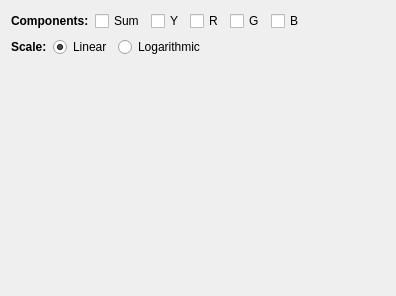
<?xml version="1.0" encoding="UTF-8"?>
<ui version="4.0">
 <author>
SPDX-FileCopyrightText: none
SPDX-License-Identifier: GPL-3.0-or-later OR LicenseRef-KDE-Accepted-GPL
 </author>
 <class>Histogram_UI</class>
 <widget class="QWidget" name="Histogram_UI">
  <property name="geometry">
   <rect>
    <x>0</x>
    <y>0</y>
    <width>396</width>
    <height>296</height>
   </rect>
  </property>
  <layout class="QGridLayout" name="gridLayout">
   <item row="0" column="0">
    <layout class="QVBoxLayout" name="verticalLayout">
     <item>
      <layout class="QHBoxLayout" name="horizontalLayout_2">
       <item>
        <widget class="QLabel" name="lblComponents">
         <property name="font">
          <font>
           <weight>75</weight>
           <bold>true</bold>
          </font>
         </property>
         <property name="text">
          <string>Components:</string>
         </property>
        </widget>
       </item>
       <item>
        <widget class="QCheckBox" name="cbS">
         <property name="toolTip">
          <string>RGB summed up.</string>
         </property>
         <property name="text">
          <string>Sum</string>
         </property>
        </widget>
       </item>
       <item>
        <widget class="QCheckBox" name="cbY">
         <property name="toolTip">
          <string>Luma value.</string>
         </property>
         <property name="whatsThis">
          <string/>
         </property>
         <property name="text">
          <string>Y</string>
         </property>
        </widget>
       </item>
       <item>
        <widget class="QCheckBox" name="cbR">
         <property name="text">
          <string>R</string>
         </property>
        </widget>
       </item>
       <item>
        <widget class="QCheckBox" name="cbG">
         <property name="text">
          <string>G</string>
         </property>
        </widget>
       </item>
       <item>
        <widget class="QCheckBox" name="cbB">
         <property name="text">
          <string>B</string>
         </property>
        </widget>
       </item>
       <item>
        <spacer name="horizontalSpacer_2">
         <property name="orientation">
          <enum>Qt::Horizontal</enum>
         </property>
         <property name="sizeHint" stdset="0">
          <size>
           <width>40</width>
           <height>20</height>
          </size>
         </property>
        </spacer>
       </item>
      </layout>
     </item>
     <item>
      <layout class="QHBoxLayout" name="horizontalLayout">
       <item>
        <widget class="QLabel" name="lblScale">
         <property name="font">
          <font>
           <weight>75</weight>
           <bold>true</bold>
          </font>
         </property>
         <property name="text">
          <string>Scale:</string>
         </property>
        </widget>
       </item>
       <item>
        <widget class="QRadioButton" name="rbLinear">
         <property name="text">
          <string>Linear</string>
         </property>
         <property name="checked">
          <bool>true</bool>
         </property>
        </widget>
       </item>
       <item>
        <widget class="QRadioButton" name="rbLogarithmic">
         <property name="text">
          <string>Logarithmic</string>
         </property>
        </widget>
       </item>
       <item>
        <spacer name="horizontalSpacer">
         <property name="orientation">
          <enum>Qt::Horizontal</enum>
         </property>
         <property name="sizeHint" stdset="0">
          <size>
           <width>40</width>
           <height>20</height>
          </size>
         </property>
        </spacer>
       </item>
      </layout>
     </item>
     <item>
      <spacer name="verticalSpacer">
       <property name="orientation">
        <enum>Qt::Vertical</enum>
       </property>
       <property name="sizeHint" stdset="0">
        <size>
         <width>20</width>
         <height>40</height>
        </size>
       </property>
      </spacer>
     </item>
    </layout>
   </item>
  </layout>
 </widget>
 <resources/>
 <connections/>
</ui>
